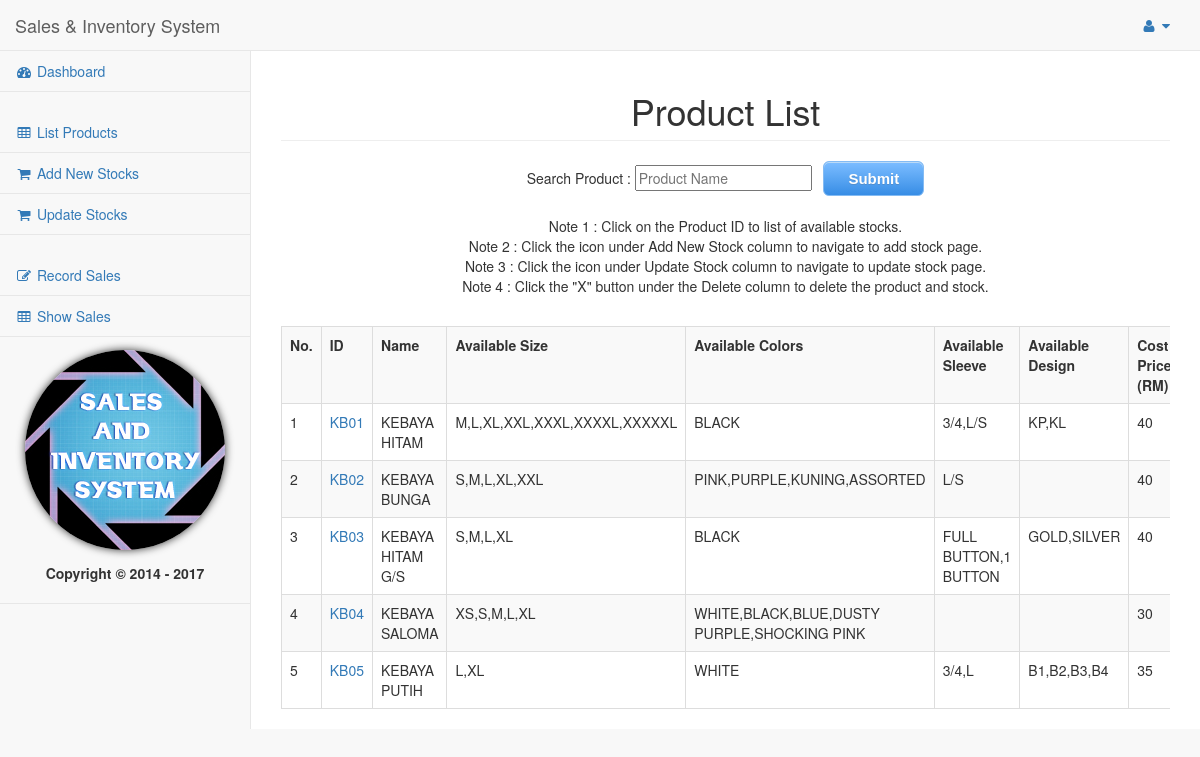
Screenshot of /product/prodlist.php (signed in) with the database file from the repository.
### tables this page shows
CREATE TABLE IF NOT EXISTS `product` (
  `ProductID` varchar(50) NOT NULL,
  `ProductName` varchar(100) NOT NULL,
  `SizeAvailable` varchar(200) NOT NULL,
  `ColorsAvailable` varchar(200) DEFAULT NULL,
  `SleeveAvailable` varchar(200) DEFAULT NULL,
  `FlowersEmbAvailable` varchar(200) DEFAULT NULL,
  `GPRICE` double NOT NULL,
  PRIMARY KEY (`ProductID`)
);

### product/prodlist.php (the view, shortened to what this page needs)
<?php
	include '../templates/headerfolder.php';
?>
<center>
<h1 class='page-header'>Product List</h1>
<form action="prodlist.php" method="get">
		Search Product : <input type="text" name="pname" placeholder="Product Name"> &nbsp;
		<input type="submit" class="myButton"><br><br>
</form>
<?php
include '../config.php';
	try
	{
		$conn = new PDO("mysql:host=$servername;dbname=$dbname", $username, $password);
		$conn->setAttribute(PDO::ATTR_ERRMODE, PDO::ERRMODE_EXCEPTION);
		if(empty($_GET['pname']))
		{
			$stmt = $conn->prepare("SELECT PRODUCTID, PRODUCTNAME, SIZEAVAILABLE, COLORSAVAILABLE, SLEEVEAVAILABLE, FLOWERSEMBAVAILABLE, GPRICE FROM PRODUCT");
			$stmt->execute();
			echo '<p>Note 1 : Click on the Product ID to list of available stocks.<br>Note 2 : Click the icon under Add New Stock column to navigate to add stock page.<br>
			Note 3 : Click the icon under Update Stock column to navigate to update stock page.<br>Note 4 : Click the "X" button under the Delete column to delete the product and stock.</p>';
			$i = 0;
			echo "<br><div class='table-responsive'>
			<table class='table table-bordered table-hover table-striped'>";
			echo "<tr>";
			echo "	<th>No.</th>";
			echo "	<th>ID</th>";
			echo "	<th>Name</th>";
			echo "	<th>Available Size</th>";
			echo "	<th>Available Colors</th>";
			echo "	<th>Available Sleeve</th>";
			echo "	<th>Available Design</th>";
			echo "	<th>Cost Price (RM)</th>";
			echo "</tr>";
			while ($row = $stmt->fetch(PDO::FETCH_ASSOC))
			{
				$ids = $row['PRODUCTID'];
				$names = $row['PRODUCTNAME'];
				$sizes = $row['SIZEAVAILABLE'];
				$colors = $row['COLORSAVAILABLE'];
				$sleeves = $row['SLEEVEAVAILABLE'];
				$flowers = $row['FLOWERSEMBAVAILABLE'];
				$cost = $row['GPRICE'];
				echo "<tr>";
				echo "	<td>".($i+1)."</td>";
				echo "	<td><a href='../stock/index.php?id=$ids'>$ids</a></td>";
				echo "	<td>$names</td>";
				echo "	<td>$sizes</td>";
				echo "	<td>$colors</td>";
				echo "	<td>$sleeves</td>";
				echo "	<td>$flowers</td>";
				echo "	<td>$cost</td>";
				echo "</tr>";
				$i++;
			}
			echo "</tr></table></div>";
		}
	}
	catch(PDOException $e)
	{
		echo "Connection failed: " . $e->getMessage();
	}
?>
</center>
<?php include '../templates/footerfolder.php'; ?>

### css/design.css (style rules this page uses)
.myButton { -moz-box-shadow:inset 0px 1px 0px 0px #bbdaf7; -webkit-box-shadow:inset 0px 1px 0px 0px #bbdaf7; box-shadow:inset 0px 1px 0px 0px #bbdaf7; background:-webkit-gradient(linear, left top, left bottom, color-stop(0.05, #79bbff), color-stop(1, #378de5)); background:-moz-linear-gradient(top, #79bbff 5%, #378de5 100%); background:-webkit-linear-gradient(top, #79bbff 5%, #378de5 100%); background:-o-linear-gradient(top, #79bbff 5%, #378de5 100%); background:-ms-linear-gradient(top, #79bbff 5%, #378de5 100%); background:linear-gradient(to bottom, #79bbff 5%, #378de5 100%); filter:progid:DXImageTransform.Microsoft.gradient(startColorstr='#79bbff', endColorstr='#378de5',GradientType=0); background-color:#79bbff; -moz-border-radius:6px; -webkit-border-radius:6px; border-radius:6px; border:1px solid #84bbf3; display:inline-block; cursor:pointer; color:#ffffff; font-family:Arial; font-size:15px; font-weight:bold; padding:6px 24px; text-decoration:none; text-shadow:0px 1px 0px #528ecc; }

### rows the page displays
product: ProductID "KB01", ProductName "KEBAYA HITAM", SizeAvailable "M,L,XL,XXL,XXXL,XXXXL,XXXXXL", ColorsAvailable "BLACK", SleeveAvailable "3/4,L/S", FlowersEmbAvailable "KP,KL", GPRICE "40"
product: ProductID "KB02", ProductName "KEBAYA BUNGA", SizeAvailable "S,M,L,XL,XXL", ColorsAvailable "PINK,PURPLE,KUNING,ASSORTED", SleeveAvailable "L/S", GPRICE "40"
product: ProductID "KB03", ProductName "KEBAYA HITAM G/S", SizeAvailable "S,M,L,XL", ColorsAvailable "BLACK", SleeveAvailable "FULL BUTTON,1 BUTTON", FlowersEmbAvailable "GOLD,SILVER", GPRICE "40"
product: ProductID "KB04", ProductName "KEBAYA SALOMA", SizeAvailable "XS,S,M,L,XL", ColorsAvailable "WHITE,BLACK,BLUE,DUSTY PURPLE,SHOCKING PINK", GPRICE "30"
product: ProductID "KB05", ProductName "KEBAYA PUTIH", SizeAvailable "L,XL", ColorsAvailable "WHITE", SleeveAvailable "3/4,L", FlowersEmbAvailable "B1,B2,B3,B4", GPRICE "35"
